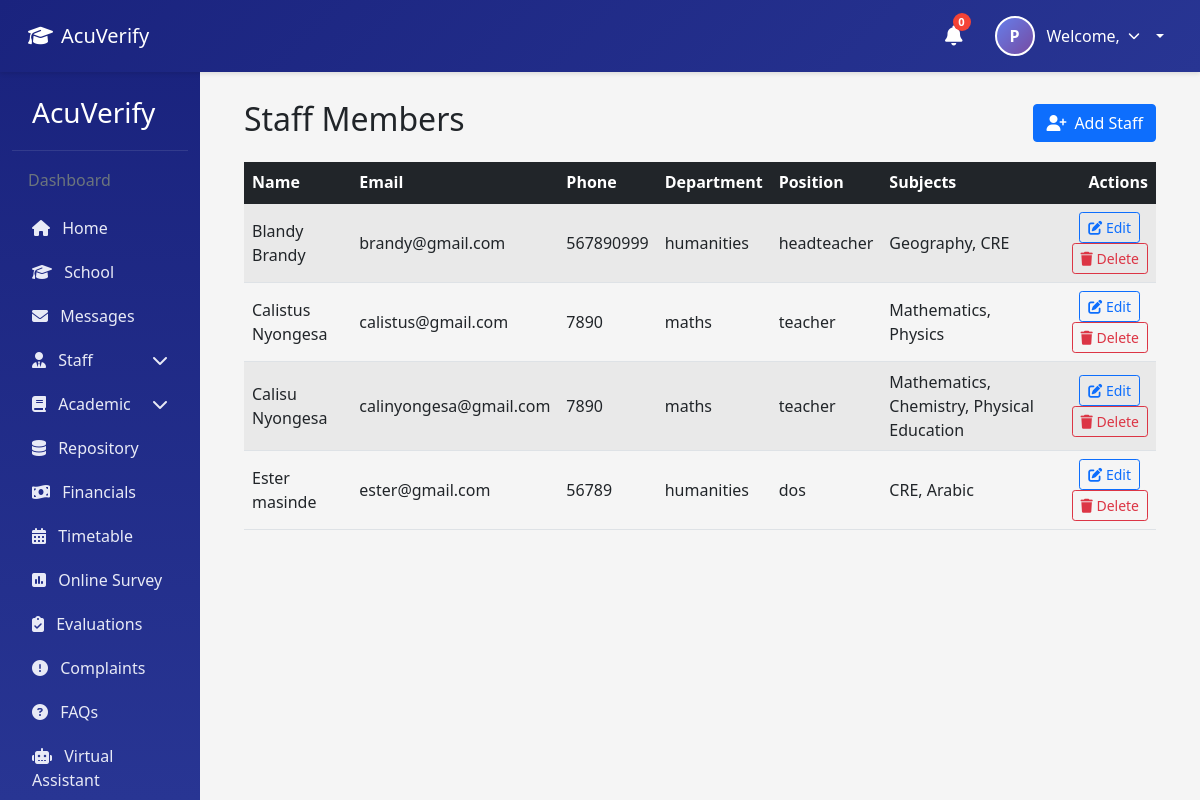
/staff/ (signed in), run on an earlier commit of the app's database.
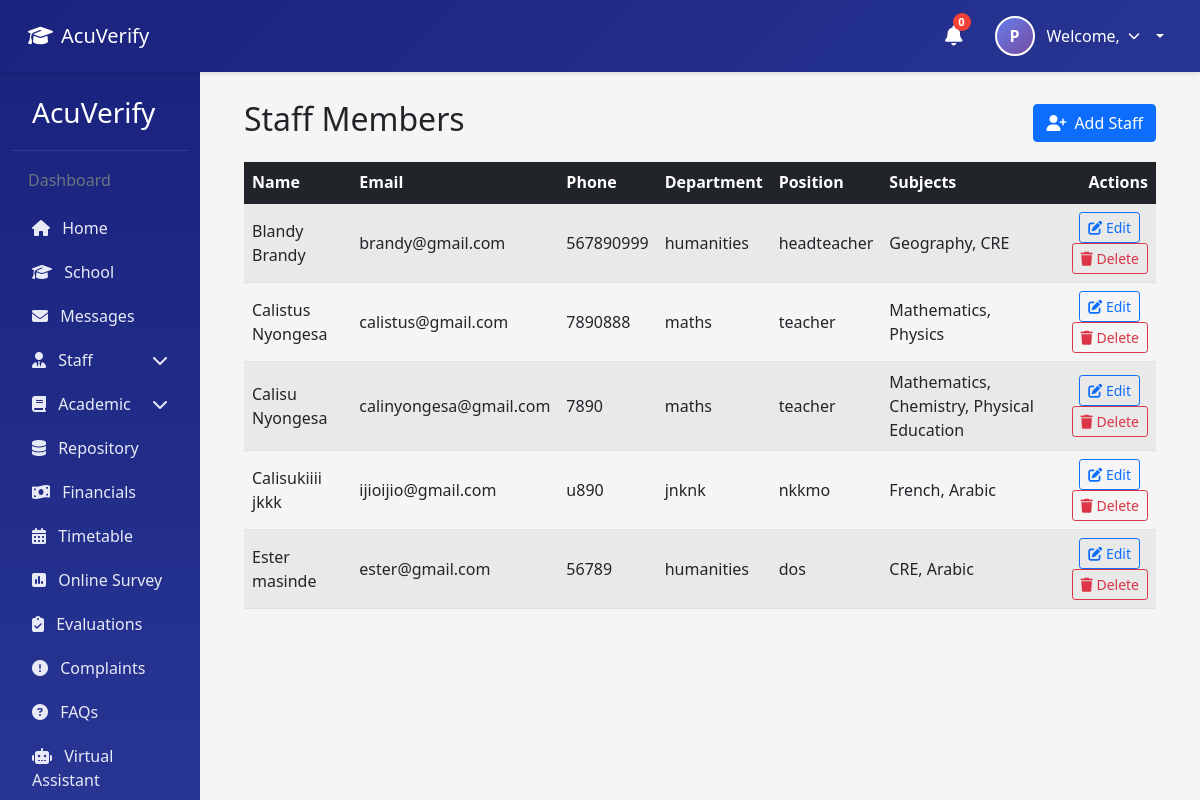
And on a later commit of the database.
### AcuVerifyapp/models.py (models this page shows, shortened)
class Staff(models.Model):
    GENDER_CHOICES = [
        ('M', 'Male'),
        ('F', 'Female'),
    ]
    id=models.AutoField(primary_key=True)
    fname=models.CharField(max_length=255)
    lname=models.CharField(max_length=255)
    email=models.EmailField(max_length=255, validators=[EmailValidator()])
    phone_number=models.CharField(max_length=20, blank=True, null=True)
    date_of_birth=models.DateField(null=True, blank=True)
    gender=models.CharField(max_length=1, choices=GENDER_CHOICES, blank=True, null=True)
    profile_pic=models.ImageField(upload_to='staff_profiles/', blank=True, null=True)
    address=models.TextField()
    subject_specialization=models.ManyToManyField('Subject', blank=True, related_name='specialist_staff')
    position=models.CharField(max_length=255)
    department=models.CharField(max_length=255)
    created_at=models.DateTimeField(auto_now_add=True)
    updated_at=models.DateTimeField(auto_now=True)
    objects = models.Manager()

class Subject(models.Model):
    id=models.AutoField(primary_key=True)
    subject_name=models.CharField(max_length=255)
    class_id=models.ForeignKey(Classes, on_delete=models.CASCADE, related_name='subjects')
    created_at=models.DateTimeField(auto_now_add=True)
    updated_at=models.DateTimeField(auto_now=True)
    objects=models.Manager()
    def __str__(self):
        return self.subject_name

### AcuVerifyapp/views.py (the view)
# urls.py: path('staff/', views.staff_list, name='staff_list'),
@login_required
def staff_list(request):
    staff_members = Staff.objects.all().order_by('fname', 'lname')
    return render(request, 'staff_list.html', {'staff_members': staff_members})

### AcuVerifyapp/templates/staff_list.html (shortened to what this page needs)
{% extends "base.html" %}
{% block content %}
<div class="container mt-4">
  <div class="d-flex justify-content-between align-items-center mb-3">
    <h2>Staff Members</h2>
    <a href="{% url 'register_staff' %}" class="btn btn-primary">
      <i class="fas fa-user-plus me-2"></i>Add Staff
    </a>
  </div>
  {% if staff_members %}
  <div class="table-responsive">
    <table class="table table-striped align-middle">
      <thead class="table-dark">
        <tr>
          <th>Name</th>
          <th>Email</th>
          <th>Phone</th>
          <th>Department</th>
          <th>Position</th>
          <th>Subjects</th>
          <th class="text-end">Actions</th>
        </tr>
      </thead>
      <tbody>
        {% for staff in staff_members %}
        <tr>
          <td>{{ staff.fname }} {{ staff.lname }}</td>
          <td>{{ staff.email }}</td>
          <td>{{ staff.phone_number|default:"-" }}</td>
          <td>{{ staff.department }}</td>
          <td>{{ staff.position }}</td>
          <td>
            {% with subjects=staff.subject_specialization.all %}
              {% if subjects %}
                {{ subjects|join:", " }}
              {% else %}
                <span class="text-muted">None</span>
              {% endif %}
            {% endwith %}
          </td>
          <td class="text-end">
            <a href="{% url 'edit_staff' staff.id %}" class="btn btn-sm btn-outline-primary me-2">
              <i class="fas fa-edit"></i> Edit
            </a>
            <form action="{% url 'delete_staff' staff.id %}" method="post" class="d-inline">
              <button type="submit" class="btn btn-sm btn-outline-danger" onclick="return confirm('Delete this staff member?');">
                <i class="fas fa-trash"></i> Delete
              </button>
            </form>
          </td>
        </tr>
        {% endfor %}
      </tbody>
    </table>
  </div>
  {% else %}
  <div class="alert alert-info">No staff records found.</div>
  {% endif %}
</div>
{% endblock %}

What changed in the data, as far as the page shows it:
changed Staff "Calistus": phone_number "7890" → "7890888"
added Staff: fname "Calisukiiii", lname "jkkk", email "ijioijio@gmail.com", phone_number "u890", department "jnknk", position "nkkmo", subject_specialization.all "French, Arabic"
